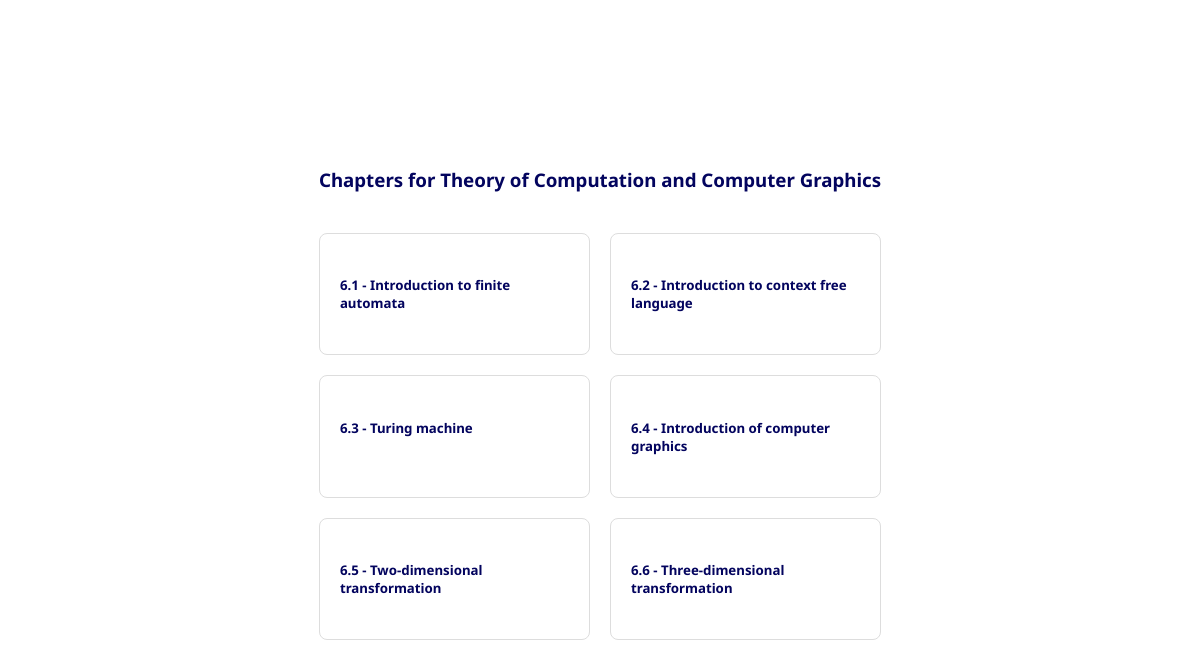
Screenshot of /questions/subject/15/ with the database file from the repository.
### questions/models.py (models this page shows, shortened)
class Subject(models.Model):
    name = models.CharField(max_length=200)

class Chapter(models.Model):
    subject = models.ForeignKey(Subject, on_delete=models.CASCADE)
    chapter_number = models.CharField(max_length=10)  # Format like "1.1", "1.2"
    name = models.CharField(max_length=200)
    class Meta:
        unique_together = ['subject', 'chapter_number']
        ordering = ['subject', 'chapter_number']

### questions/views.py (the view)
# urls.py: path('subject/<int:subject_id>/', views.subject_view, name='subject_detail'),
def subject_view(request, subject_id):
    subject = get_object_or_404(Subject, id=subject_id)
    chapters = Chapter.objects.filter(subject=subject)
    return render(request, 'subject_detail.html', {
        'selected_subject': subject,
        'chapters': chapters,
    })

### templates/subject_detail.html (shortened to what this page needs)
<!DOCTYPE html>
<html lang="en">
  <head>
    {% load static %}
    <link rel="stylesheet" href="{% static 'subject_detail.css' %}" />
  </head>
  <body>
    <div class="main-container">
      <h3>Chapters for {{ selected_subject.name }}</h3>
      <br />
      <div class="subject-grid">
        {% for chapter in chapters %}
        <div class="subject-card">
          <a
            href="{% url 'chapter_detail' chapter.id %}"
            style="text-decoration: none; color: inherit;"
          >
            <h5>{{ chapter.chapter_number }} - {{ chapter.name }}</h5>
          </a>
        </div>
        {% endfor %}
      </div>
    </div>
  </body>
</html>

### static/subject_detail.css (style rules this page uses)
:root { --federal-blue: #03045eff; --honolulu-blue: #0077b6ff; --pacific-cyan: #00b4d8ff; --non-photo-blue: #90e0efff; --light-cyan: #caf0f8ff; --white: #ffffff }
* { padding: 0; box-sizing: border-box; font-family: "Noto Sans", serif; }
body, html { height: 100%; margin: 0.9rem; background-color: var(--white); height: 100vh; color: var(--federal-blue); display: flex; align-items: center; justify-content: center; }
.subject-grid { display: grid; grid-template-columns: repeat(auto-fit, minmax(250px, 1fr)); gap: 20px; margin-bottom: 40px; }
.subject-card { border: 1px solid #ddd; border-radius: 8px; padding: 20px; cursor: pointer; transition: transform 0.2s, box-shadow 0.2s; }

### rows the page displays
Subject: name "Theory of Computation and Computer Graphics"
Chapter: chapter_number "6.1", name "Introduction to finite automata"
Chapter: chapter_number "6.2", name "Introduction to context free language"
Chapter: chapter_number "6.3", name "Turing machine"
Chapter: chapter_number "6.4", name "Introduction of computer graphics"
Chapter: chapter_number "6.5", name "Two-dimensional transformation"
Chapter: chapter_number "6.6", name "Three-dimensional transformation"
